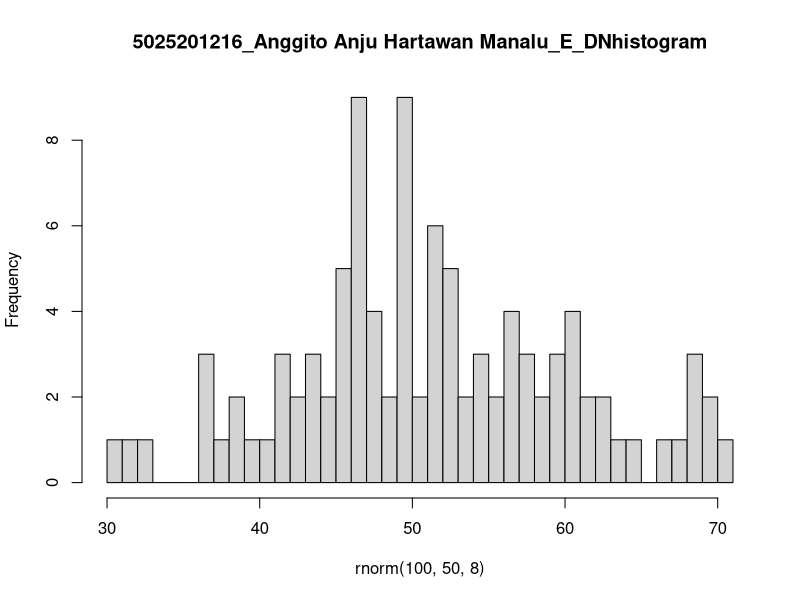

Write R code to recreate this figure.
# SOAL 6

# Diketahui generate random nilai sebanyak 100 data, mean = 50, sd = 8. Tentukan

# a. Fungsi Probabilitas dari Distribusi Normal P(X1 ≤ x ≤ X2), hitung Z-Score Nya dan plot
# data generate randomnya dalam bentuk grafik. Petunjuk(gunakan fungsi plot()).

cat("Distribusi Normal: ", rnorm(100, 50, 8))

# =====

# b. Generate Histogram dari Distribusi Normal dengan breaks 50 dan format penamaan

hist(rnorm(100, 50, 8), breaks = 30, main="5025201216_Anggito Anju Hartawan Manalu_E_DNhistogram")

# =====

# c. Nilai Varian (σ²) dari hasil generate random nilai Distribusi Normal.

sd = 8
varian = sd*sd
cat("Varian: ", sd)

# =====